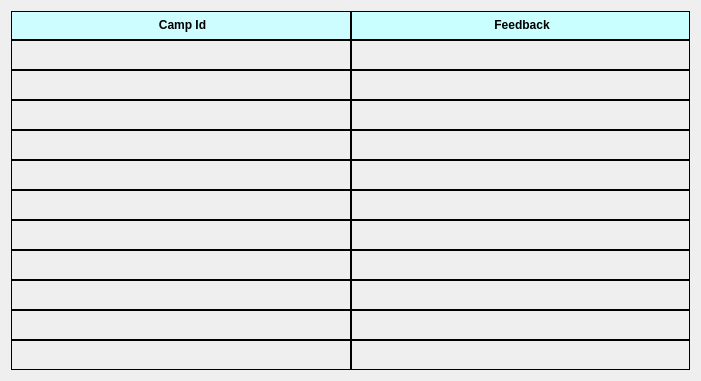
   <widget class="QWidget" name="layoutWidget_2">
    <property name="geometry">
     <rect>
      <x>950</x>
      <y>460</y>
      <width>701</width>
      <height>381</height>
     </rect>
    </property>
    <layout class="QGridLayout" name="gridLayout_4">
     <property name="spacing">
      <number>0</number>
     </property>
     <item row="0" column="1">
      <widget class="QLabel" name="label_14">
       <property name="minimumSize">
        <size>
         <width>100</width>
         <height>0</height>
        </size>
       </property>
       <property name="palette">
        <palette>
         <active>
          <colorrole role="WindowText">
           <brush brushstyle="SolidPattern">
            <color alpha="255">
             <red>0</red>
             <green>0</green>
             <blue>0</blue>
            </color>
           </brush>
          </colorrole>
          <colorrole role="Button">
           <brush brushstyle="SolidPattern">
            <color alpha="255">
             <red>202</red>
             <green>255</green>
             <blue>255</blue>
            </color>
           </brush>
          </colorrole>
          <colorrole role="Light">
           <brush brushstyle="SolidPattern">
            <color alpha="255">
             <red>255</red>
             <green>255</green>
             <blue>255</blue>
            </color>
           </brush>
          </colorrole>
          <colorrole role="Midlight">
           <brush brushstyle="SolidPattern">
            <color alpha="255">
             <red>228</red>
             <green>255</green>
             <blue>255</blue>
            </color>
           </brush>
          </colorrole>
          <colorrole role="Dark">
           <brush brushstyle="SolidPattern">
            <color alpha="255">
             <red>101</red>
             <green>127</green>
             <blue>127</blue>
            </color>
           </brush>
          </colorrole>
          <colorrole role="Mid">
           <brush brushstyle="SolidPattern">
            <color alpha="255">
             <red>135</red>
             <green>170</green>
             <blue>170</blue>
            </color>
           </brush>
          </colorrole>
          <colorrole role="Text">
           <brush brushstyle="SolidPattern">
            <color alpha="255">
             <red>0</red>
             <green>0</green>
             <blue>0</blue>
            </color>
           </brush>
          </colorrole>
          <colorrole role="BrightText">
           <brush brushstyle="SolidPattern">
            <color alpha="255">
             <red>255</red>
             <green>255</green>
             <blue>255</blue>
            </color>
           </brush>
          </colorrole>
          <colorrole role="ButtonText">
           <brush brushstyle="SolidPattern">
            <color alpha="255">
             <red>0</red>
             <green>0</green>
             <blue>0</blue>
            </color>
           </brush>
          </colorrole>
          <colorrole role="Base">
           <brush brushstyle="SolidPattern">
            <color alpha="255">
             <red>255</red>
             <green>255</green>
             <blue>255</blue>
            </color>
           </brush>
          </colorrole>
          <colorrole role="Window">
           <brush brushstyle="SolidPattern">
            <color alpha="255">
             <red>202</red>
             <green>255</green>
             <blue>255</blue>
            </color>
           </brush>
          </colorrole>
          <colorrole role="Shadow">
           <brush brushstyle="SolidPattern">
            <color alpha="255">
             <red>0</red>
             <green>0</green>
             <blue>0</blue>
            </color>
           </brush>
          </colorrole>
          <colorrole role="AlternateBase">
           <brush brushstyle="SolidPattern">
            <color alpha="255">
             <red>228</red>
             <green>255</green>
             <blue>255</blue>
            </color>
           </brush>
          </colorrole>
          <colorrole role="ToolTipBase">
           <brush brushstyle="SolidPattern">
            <color alpha="255">
             <red>255</red>
             <green>255</green>
             <blue>220</blue>
            </color>
           </brush>
          </colorrole>
          <colorrole role="ToolTipText">
           <brush brushstyle="SolidPattern">
            <color alpha="255">
             <red>0</red>
             <green>0</green>
             <blue>0</blue>
            </color>
           </brush>
          </colorrole>
         </active>
         <inactive>
          <colorrole role="WindowText">
           <brush brushstyle="SolidPattern">
            <color alpha="255">
             <red>0</red>
             <green>0</green>
             <blue>0</blue>
            </color>
           </brush>
          </colorrole>
          <colorrole role="Button">
           <brush brushstyle="SolidPattern">
            <color alpha="255">
             <red>202</red>
             <green>255</green>
             <blue>255</blue>
            </color>
           </brush>
          </colorrole>
          <colorrole role="Light">
           <brush brushstyle="SolidPattern">
            <color alpha="255">
             <red>255</red>
             <green>255</green>
             <blue>255</blue>
            </color>
           </brush>
          </colorrole>
          <colorrole role="Midlight">
           <brush brushstyle="SolidPattern">
            <color alpha="255">
             <red>228</red>
             <green>255</green>
             <blue>255</blue>
            </color>
           </brush>
          </colorrole>
          <colorrole role="Dark">
           <brush brushstyle="SolidPattern">
            <color alpha="255">
             <red>101</red>
             <green>127</green>
             <blue>127</blue>
            </color>
           </brush>
          </colorrole>
          <colorrole role="Mid">
           <brush brushstyle="SolidPattern">
            <color alpha="255">
             <red>135</red>
             <green>170</green>
             <blue>170</blue>
            </color>
           </brush>
          </colorrole>
          <colorrole role="Text">
           <brush brushstyle="SolidPattern">
            <color alpha="255">
             <red>0</red>
             <green>0</green>
             <blue>0</blue>
            </color>
           </brush>
          </colorrole>
          <colorrole role="BrightText">
           <brush brushstyle="SolidPattern">
            <color alpha="255">
             <red>255</red>
             <green>255</green>
             <blue>255</blue>
            </color>
           </brush>
          </colorrole>
          <colorrole role="ButtonText">
           <brush brushstyle="SolidPattern">
            <color alpha="255">
             <red>0</red>
             <green>0</green>
             <blue>0</blue>
            </color>
           </brush>
          </colorrole>
          <colorrole role="Base">
           <brush brushstyle="SolidPattern">
            <color alpha="255">
             <red>255</red>
             <green>255</green>
             <blue>255</blue>
            </color>
           </brush>
          </colorrole>
          <colorrole role="Window">
           <brush brushstyle="SolidPattern">
            <color alpha="255">
             <red>202</red>
             <green>255</green>
             <blue>255</blue>
            </color>
           </brush>
          </colorrole>
          <colorrole role="Shadow">
           <brush brushstyle="SolidPattern">
            <color alpha="255">
             <red>0</red>
             <green>0</green>
             <blue>0</blue>
            </color>
           </brush>
          </colorrole>
          <colorrole role="AlternateBase">
           <brush brushstyle="SolidPattern">
            <color alpha="255">
             <red>228</red>
             <green>255</green>
             <blue>255</blue>
            </color>
           </brush>
          </colorrole>
          <colorrole role="ToolTipBase">
           <brush brushstyle="SolidPattern">
            <color alpha="255">
             <red>255</red>
             <green>255</green>
             <blue>220</blue>
            </color>
           </brush>
          </colorrole>
          <colorrole role="ToolTipText">
           <brush brushstyle="SolidPattern">
            <color alpha="255">
             <red>0</red>
             <green>0</green>
             <blue>0</blue>
            </color>
           </brush>
          </colorrole>
         </inactive>
         <disabled>
          <colorrole role="WindowText">
           <brush brushstyle="SolidPattern">
            <color alpha="255">
             <red>101</red>
             <green>127</green>
             <blue>127</blue>
            </color>
           </brush>
          </colorrole>
          <colorrole role="Button">
           <brush brushstyle="SolidPattern">
            <color alpha="255">
             <red>202</red>
             <green>255</green>
             <blue>255</blue>
            </color>
           </brush>
          </colorrole>
          <colorrole role="Light">
           <brush brushstyle="SolidPattern">
            <color alpha="255">
             <red>255</red>
             <green>255</green>
             <blue>255</blue>
            </color>
           </brush>
          </colorrole>
          <colorrole role="Midlight">
           <brush brushstyle="SolidPattern">
            <color alpha="255">
             <red>228</red>
             <green>255</green>
             <blue>255</blue>
            </color>
           </brush>
          </colorrole>
          <colorrole role="Dark">
           <brush brushstyle="SolidPattern">
            <color alpha="255">
             <red>101</red>
             <green>127</green>
             <blue>127</blue>
            </color>
           </brush>
          </colorrole>
          <colorrole role="Mid">
           <brush brushstyle="SolidPattern">
            <color alpha="255">
             <red>135</red>
             <green>170</green>
             <blue>170</blue>
            </color>
           </brush>
          </colorrole>
          <colorrole role="Text">
           <brush brushstyle="SolidPattern">
            <color alpha="255">
             <red>101</red>
             <green>127</green>
             <blue>127</blue>
            </color>
           </brush>
          </colorrole>
          <colorrole role="BrightText">
           <brush brushstyle="SolidPattern">
            <color alpha="255">
             <red>255</red>
             <green>255</green>
             <blue>255</blue>
            </color>
           </brush>
          </colorrole>
          <colorrole role="ButtonText">
           <brush brushstyle="SolidPattern">
            <color alpha="255">
             <red>101</red>
             <green>127</green>
             <blue>127</blue>
            </color>
           </brush>
          </colorrole>
          <colorrole role="Base">
           <brush brushstyle="SolidPattern">
            <color alpha="255">
             <red>202</red>
             <green>255</green>
             <blue>255</blue>
            </color>
           </brush>
          </colorrole>
          <colorrole role="Window">
           <brush brushstyle="SolidPattern">
            <color alpha="255">
             <red>202</red>
             <green>255</green>
             <blue>255</blue>
            </color>
           </brush>
          </colorrole>
          <colorrole role="Shadow">
           <brush brushstyle="SolidPattern">
            <color alpha="255">
             <red>0</red>
             <green>0</green>
             <blue>0</blue>
            </color>
           </brush>
          </colorrole>
          <colorrole role="AlternateBase">
           <brush brushstyle="SolidPattern">
            <color alpha="255">
             <red>202</red>
             <green>255</green>
             <blue>255</blue>
            </color>
           </brush>
          </colorrole>
          <colorrole role="ToolTipBase">
           <brush brushstyle="SolidPattern">
            <color alpha="255">
             <red>255</red>
             <green>255</green>
             <blue>220</blue>
            </color>
           </brush>
          </colorrole>
          <colorrole role="ToolTipText">
           <brush brushstyle="SolidPattern">
            <color alpha="255">
             <red>0</red>
             <green>0</green>
             <blue>0</blue>
            </color>
           </brush>
          </colorrole>
         </disabled>
        </palette>
       </property>
       <property name="autoFillBackground">
        <bool>true</bool>
       </property>
       <property name="frameShape">
        <enum>QFrame::Box</enum>
       </property>
       <property name="text">
        <string>&lt;html&gt;&lt;head/&gt;&lt;body&gt;&lt;p align=&quot;center&quot;&gt;&lt;span style=&quot; font-weight:600;&quot;&gt;Feedback&lt;/span&gt;&lt;/p&gt;&lt;/body&gt;&lt;/html&gt;</string>
       </property>
      </widget>
     </item>
     <item row="5" column="0">
      <widget class="QLabel" name="label_blank14_2">
       <property name="frameShape">
        <enum>QFrame::Box</enum>
       </property>
       <property name="text">
        <string>&lt;html&gt;&lt;head/&gt;&lt;body&gt;&lt;p align=&quot;center&quot;&gt;&lt;br/&gt;&lt;/p&gt;&lt;/body&gt;&lt;/html&gt;</string>
       </property>
      </widget>
     </item>
     <item row="10" column="1">
      <widget class="QLabel" name="label_blank11_4">
       <property name="minimumSize">
        <size>
         <width>100</width>
         <height>0</height>
        </size>
       </property>
       <property name="frameShape">
        <enum>QFrame::Box</enum>
       </property>
       <property name="text">
        <string/>
       </property>
      </widget>
     </item>
     <item row="1" column="0">
      <widget class="QLabel" name="label_blank10_4">
       <property name="frameShape">
        <enum>QFrame::Box</enum>
       </property>
       <property name="text">
        <string>&lt;html&gt;&lt;head/&gt;&lt;body&gt;&lt;p align=&quot;center&quot;&gt;&lt;br/&gt;&lt;/p&gt;&lt;/body&gt;&lt;/html&gt;</string>
       </property>
      </widget>
     </item>
     <item row="2" column="1">
      <widget class="QLabel" name="label_blank11_5">
       <property name="minimumSize">
        <size>
         <width>100</width>
         <height>0</height>
        </size>
       </property>
       <property name="frameShape">
        <enum>QFrame::Box</enum>
       </property>
       <property name="text">
        <string/>
       </property>
      </widget>
     </item>
     <item row="6" column="0">
      <widget class="QLabel" name="label_blank15_2">
       <property name="frameShape">
        <enum>QFrame::Box</enum>
       </property>
       <property name="text">
        <string>&lt;html&gt;&lt;head/&gt;&lt;body&gt;&lt;p align=&quot;center&quot;&gt;&lt;br/&gt;&lt;/p&gt;&lt;/body&gt;&lt;/html&gt;</string>
       </property>
      </widget>
     </item>
     <item row="4" column="1">
      <widget class="QLabel" name="label_blank13_2">
       <property name="minimumSize">
        <size>
         <width>100</width>
         <height>0</height>
        </size>
       </property>
       <property name="frameShape">
        <enum>QFrame::Box</enum>
       </property>
       <property name="text">
        <string/>
       </property>
      </widget>
     </item>
     <item row="7" column="0">
      <widget class="QLabel" name="label_blank16_2">
       <property name="frameShape">
        <enum>QFrame::Box</enum>
       </property>
       <property name="text">
        <string>&lt;html&gt;&lt;head/&gt;&lt;body&gt;&lt;p align=&quot;center&quot;&gt;&lt;br/&gt;&lt;/p&gt;&lt;/body&gt;&lt;/html&gt;</string>
       </property>
      </widget>
     </item>
     <item row="10" column="0">
      <widget class="QLabel" name="label_blank11_6">
       <property name="frameShape">
        <enum>QFrame::Box</enum>
       </property>
       <property name="text">
        <string>&lt;html&gt;&lt;head/&gt;&lt;body&gt;&lt;p align=&quot;center&quot;&gt;&lt;br/&gt;&lt;/p&gt;&lt;/body&gt;&lt;/html&gt;</string>
       </property>
      </widget>
     </item>
     <item row="5" column="1">
      <widget class="QLabel" name="label_blank14_3">
       <property name="minimumSize">
        <size>
         <width>100</width>
         <height>0</height>
        </size>
       </property>
       <property name="frameShape">
        <enum>QFrame::Box</enum>
       </property>
       <property name="text">
        <string/>
       </property>
      </widget>
     </item>
     <item row="9" column="1">
      <widget class="QLabel" name="label_blank10_5">
       <property name="minimumSize">
        <size>
         <width>100</width>
         <height>0</height>
        </size>
       </property>
       <property name="frameShape">
        <enum>QFrame::Box</enum>
       </property>
       <property name="text">
        <string/>
       </property>
      </widget>
     </item>
     <item row="11" column="1">
      <widget class="QLabel" name="label_blank12_4">
       <property name="minimumSize">
        <size>
         <width>100</width>
         <height>0</height>
        </size>
       </property>
       <property name="frameShape">
        <enum>QFrame::Box</enum>
       </property>
       <property name="text">
        <string/>
       </property>
      </widget>
     </item>
     <item row="8" column="1">
      <widget class="QLabel" name="label_blank17_2">
       <property name="minimumSize">
        <size>
         <width>100</width>
         <height>0</height>
        </size>
       </property>
       <property name="frameShape">
        <enum>QFrame::Box</enum>
       </property>
       <property name="text">
        <string/>
       </property>
      </widget>
     </item>
     <item row="2" column="0">
      <widget class="QLabel" name="label_blank11_7">
       <property name="frameShape">
        <enum>QFrame::Box</enum>
       </property>
       <property name="text">
        <string>&lt;html&gt;&lt;head/&gt;&lt;body&gt;&lt;p align=&quot;center&quot;&gt;&lt;br/&gt;&lt;/p&gt;&lt;/body&gt;&lt;/html&gt;</string>
       </property>
      </widget>
     </item>
     <item row="4" column="0">
      <widget class="QLabel" name="label_blank13_3">
       <property name="frameShape">
        <enum>QFrame::Box</enum>
       </property>
       <property name="text">
        <string>&lt;html&gt;&lt;head/&gt;&lt;body&gt;&lt;p align=&quot;center&quot;&gt;&lt;br/&gt;&lt;/p&gt;&lt;/body&gt;&lt;/html&gt;</string>
       </property>
      </widget>
     </item>
     <item row="6" column="1">
      <widget class="QLabel" name="label_blank15_3">
       <property name="minimumSize">
        <size>
         <width>100</width>
         <height>0</height>
        </size>
       </property>
       <property name="frameShape">
        <enum>QFrame::Box</enum>
       </property>
       <property name="text">
        <string/>
       </property>
      </widget>
     </item>
     <item row="3" column="0">
      <widget class="QLabel" name="label_blank12_5">
       <property name="frameShape">
        <enum>QFrame::Box</enum>
       </property>
       <property name="text">
        <string>&lt;html&gt;&lt;head/&gt;&lt;body&gt;&lt;p align=&quot;center&quot;&gt;&lt;br/&gt;&lt;/p&gt;&lt;/body&gt;&lt;/html&gt;</string>
       </property>
      </widget>
     </item>
     <item row="9" column="0">
      <widget class="QLabel" name="label_blank10_7">
       <property name="frameShape">
        <enum>QFrame::Box</enum>
       </property>
       <property name="text">
        <string>&lt;html&gt;&lt;head/&gt;&lt;body&gt;&lt;p align=&quot;center&quot;&gt;&lt;br/&gt;&lt;/p&gt;&lt;/body&gt;&lt;/html&gt;</string>
       </property>
      </widget>
     </item>
     <item row="1" column="1">
      <widget class="QLabel" name="label_blank10_6">
       <property name="minimumSize">
        <size>
         <width>100</width>
         <height>0</height>
        </size>
       </property>
       <property name="frameShape">
        <enum>QFrame::Box</enum>
       </property>
       <property name="text">
        <string/>
       </property>
      </widget>
     </item>
     <item row="7" column="1">
      <widget class="QLabel" name="label_blank16_3">
       <property name="minimumSize">
        <size>
         <width>100</width>
         <height>0</height>
        </size>
       </property>
       <property name="frameShape">
        <enum>QFrame::Box</enum>
       </property>
       <property name="text">
        <string/>
       </property>
      </widget>
     </item>
     <item row="3" column="1">
      <widget class="QLabel" name="label_blank12_6">
       <property name="minimumSize">
        <size>
         <width>100</width>
         <height>0</height>
        </size>
       </property>
       <property name="frameShape">
        <enum>QFrame::Box</enum>
       </property>
       <property name="text">
        <string/>
       </property>
      </widget>
     </item>
     <item row="8" column="0">
      <widget class="QLabel" name="label_blank17_3">
       <property name="frameShape">
        <enum>QFrame::Box</enum>
       </property>
       <property name="text">
        <string>&lt;html&gt;&lt;head/&gt;&lt;body&gt;&lt;p align=&quot;center&quot;&gt;&lt;br/&gt;&lt;/p&gt;&lt;/body&gt;&lt;/html&gt;</string>
       </property>
      </widget>
     </item>
     <item row="11" column="0">
      <widget class="QLabel" name="label_blank12_7">
       <property name="frameShape">
        <enum>QFrame::Box</enum>
       </property>
       <property name="text">
        <string>&lt;html&gt;&lt;head/&gt;&lt;body&gt;&lt;p align=&quot;center&quot;&gt;&lt;br/&gt;&lt;/p&gt;&lt;/body&gt;&lt;/html&gt;</string>
       </property>
      </widget>
     </item>
     <item row="0" column="0">
      <widget class="QLabel" name="label_15">
       <property name="palette">
        <palette>
         <active>
          <colorrole role="WindowText">
           <brush brushstyle="SolidPattern">
            <color alpha="255">
             <red>0</red>
             <green>0</green>
             <blue>0</blue>
            </color>
           </brush>
          </colorrole>
          <colorrole role="Button">
           <brush brushstyle="SolidPattern">
            <color alpha="255">
             <red>205</red>
             <green>253</green>
             <blue>255</blue>
            </color>
           </brush>
          </colorrole>
          <colorrole role="Light">
           <brush brushstyle="SolidPattern">
            <color alpha="255">
             <red>255</red>
             <green>255</green>
             <blue>255</blue>
            </color>
           </brush>
          </colorrole>
          <colorrole role="Midlight">
           <brush brushstyle="SolidPattern">
            <color alpha="255">
             <red>230</red>
             <green>254</green>
             <blue>255</blue>
            </color>
           </brush>
          </colorrole>
          <colorrole role="Dark">
           <brush brushstyle="SolidPattern">
            <color alpha="255">
             <red>102</red>
             <green>126</green>
             <blue>127</blue>
            </color>
           </brush>
          </colorrole>
          <colorrole role="Mid">
           <brush brushstyle="SolidPattern">
            <color alpha="255">
             <red>137</red>
             <green>169</green>
             <blue>170</blue>
            </color>
           </brush>
          </colorrole>
          <colorrole role="Text">
           <brush brushstyle="SolidPattern">
            <color alpha="255">
             <red>0</red>
             <green>0</green>
             <blue>0</blue>
            </color>
           </brush>
          </colorrole>
          <colorrole role="BrightText">
           <brush brushstyle="SolidPattern">
            <color alpha="255">
             <red>255</red>
             <green>255</green>
             <blue>255</blue>
            </color>
           </brush>
          </colorrole>
          <colorrole role="ButtonText">
           <brush brushstyle="SolidPattern">
            <color alpha="255">
             <red>0</red>
             <green>0</green>
             <blue>0</blue>
            </color>
           </brush>
          </colorrole>
          <colorrole role="Base">
           <brush brushstyle="SolidPattern">
            <color alpha="255">
             <red>255</red>
             <green>255</green>
             <blue>255</blue>
            </color>
           </brush>
          </colorrole>
          <colorrole role="Window">
           <brush brushstyle="SolidPattern">
            <color alpha="255">
             <red>205</red>
             <green>253</green>
             <blue>255</blue>
            </color>
           </brush>
          </colorrole>
          <colorrole role="Shadow">
           <brush brushstyle="SolidPattern">
            <color alpha="255">
             <red>0</red>
             <green>0</green>
             <blue>0</blue>
            </color>
           </brush>
          </colorrole>
          <colorrole role="AlternateBase">
           <brush brushstyle="SolidPattern">
            <color alpha="255">
             <red>230</red>
             <green>254</green>
             <blue>255</blue>
            </color>
           </brush>
          </colorrole>
          <colorrole role="ToolTipBase">
           <brush brushstyle="SolidPattern">
            <color alpha="255">
             <red>255</red>
             <green>255</green>
             <blue>220</blue>
            </color>
           </brush>
          </colorrole>
          <colorrole role="ToolTipText">
           <brush brushstyle="SolidPattern">
            <color alpha="255">
             <red>0</red>
             <green>0</green>
             <blue>0</blue>
            </color>
           </brush>
          </colorrole>
         </active>
         <inactive>
          <colorrole role="WindowText">
           <brush brushstyle="SolidPattern">
            <color alpha="255">
             <red>0</red>
             <green>0</green>
             <blue>0</blue>
            </color>
           </brush>
          </colorrole>
          <colorrole role="Button">
           <brush brushstyle="SolidPattern">
            <color alpha="255">
             <red>205</red>
             <green>253</green>
             <blue>255</blue>
            </color>
           </brush>
          </colorrole>
          <colorrole role="Light">
           <brush brushstyle="SolidPattern">
            <color alpha="255">
             <red>255</red>
             <green>255</green>
             <blue>255</blue>
            </color>
           </brush>
          </colorrole>
          <colorrole role="Midlight">
           <brush brushstyle="SolidPattern">
            <color alpha="255">
             <red>230</red>
             <green>254</green>
             <blue>255</blue>
            </color>
           </brush>
          </colorrole>
          <colorrole role="Dark">
           <brush brushstyle="SolidPattern">
            <color alpha="255">
             <red>102</red>
             <green>126</green>
             <blue>127</blue>
            </color>
           </brush>
          </colorrole>
          <colorrole role="Mid">
           <brush brushstyle="SolidPattern">
            <color alpha="255">
             <red>137</red>
             <green>169</green>
             <blue>170</blue>
            </color>
           </brush>
          </colorrole>
          <colorrole role="Text">
           <brush brushstyle="SolidPattern">
            <color alpha="255">
             <red>0</red>
             <green>0</green>
             <blue>0</blue>
            </color>
           </brush>
          </colorrole>
          <colorrole role="BrightText">
           <brush brushstyle="SolidPattern">
            <color alpha="255">
             <red>255</red>
             <green>255</green>
             <blue>255</blue>
            </color>
           </brush>
          </colorrole>
          <colorrole role="ButtonText">
           <brush brushstyle="SolidPattern">
            <color alpha="255">
             <red>0</red>
             <green>0</green>
             <blue>0</blue>
            </color>
           </brush>
          </colorrole>
          <colorrole role="Base">
           <brush brushstyle="SolidPattern">
            <color alpha="255">
             <red>255</red>
             <green>255</green>
             <blue>255</blue>
            </color>
           </brush>
          </colorrole>
          <colorrole role="Window">
           <brush brushstyle="SolidPattern">
            <color alpha="255">
             <red>205</red>
             <green>253</green>
             <blue>255</blue>
            </color>
           </brush>
          </colorrole>
          <colorrole role="Shadow">
           <brush brushstyle="SolidPattern">
            <color alpha="255">
             <red>0</red>
             <green>0</green>
             <blue>0</blue>
            </color>
           </brush>
          </colorrole>
          <colorrole role="AlternateBase">
           <brush brushstyle="SolidPattern">
            <color alpha="255">
             <red>230</red>
             <green>254</green>
             <blue>255</blue>
            </color>
           </brush>
          </colorrole>
          <colorrole role="ToolTipBase">
           <brush brushstyle="SolidPattern">
            <color alpha="255">
             <red>255</red>
             <green>255</green>
             <blue>220</blue>
            </color>
           </brush>
          </colorrole>
          <colorrole role="ToolTipText">
           <brush brushstyle="SolidPattern">
            <color alpha="255">
             <red>0</red>
             <green>0</green>
             <blue>0</blue>
            </color>
           </brush>
          </colorrole>
         </inactive>
         <disabled>
          <colorrole role="WindowText">
           <brush brushstyle="SolidPattern">
            <color alpha="255">
             <red>102</red>
             <green>126</green>
             <blue>127</blue>
            </color>
           </brush>
          </colorrole>
          <colorrole role="Button">
           <brush brushstyle="SolidPattern">
            <color alpha="255">
             <red>205</red>
             <green>253</green>
             <blue>255</blue>
            </color>
           </brush>
          </colorrole>
          <colorrole role="Light">
           <brush brushstyle="SolidPattern">
            <color alpha="255">
             <red>255</red>
             <green>255</green>
             <blue>255</blue>
            </color>
           </brush>
          </colorrole>
          <colorrole role="Midlight">
           <brush brushstyle="SolidPattern">
            <color alpha="255">
             <red>230</red>
             <green>254</green>
             <blue>255</blue>
            </color>
           </brush>
          </colorrole>
          <colorrole role="Dark">
           <brush brushstyle="SolidPattern">
            <color alpha="255">
             <red>102</red>
             <green>126</green>
             <blue>127</blue>
            </color>
           </brush>
          </colorrole>
          <colorrole role="Mid">
           <brush brushstyle="SolidPattern">
            <color alpha="255">
             <red>137</red>
             <green>169</green>
             <blue>170</blue>
            </color>
           </brush>
          </colorrole>
          <colorrole role="Text">
           <brush brushstyle="SolidPattern">
            <color alpha="255">
             <red>102</red>
             <green>126</green>
             <blue>127</blue>
            </color>
           </brush>
          </colorrole>
          <colorrole role="BrightText">
           <brush brushstyle="SolidPattern">
            <color alpha="255">
             <red>255</red>
             <green>255</green>
             <blue>255</blue>
            </color>
           </brush>
          </colorrole>
          <colorrole role="ButtonText">
           <brush brushstyle="SolidPattern">
            <color alpha="255">
             <red>102</red>
             <green>126</green>
             <blue>127</blue>
            </color>
           </brush>
          </colorrole>
          <colorrole role="Base">
           <brush brushstyle="SolidPattern">
            <color alpha="255">
             <red>205</red>
             <green>253</green>
             <blue>255</blue>
            </color>
           </brush>
          </colorrole>
          <colorrole role="Window">
           <brush brushstyle="SolidPattern">
            <color alpha="255">
             <red>205</red>
             <green>253</green>
             <blue>255</blue>
            </color>
           </brush>
          </colorrole>
          <colorrole role="Shadow">
           <brush brushstyle="SolidPattern">
            <color alpha="255">
             <red>0</red>
             <green>0</green>
             <blue>0</blue>
            </color>
           </brush>
          </colorrole>
          <colorrole role="AlternateBase">
           <brush brushstyle="SolidPattern">
            <color alpha="255">
             <red>205</red>
             <green>253</green>
             <blue>255</blue>
            </color>
           </brush>
          </colorrole>
          <colorrole role="ToolTipBase">
           <brush brushstyle="SolidPattern">
            <color alpha="255">
             <red>255</red>
             <green>255</green>
             <blue>220</blue>
            </color>
           </brush>
          </colorrole>
          <colorrole role="ToolTipText">
           <brush brushstyle="SolidPattern">
            <color alpha="255">
             <red>0</red>
             <green>0</green>
             <blue>0</blue>
            </color>
           </brush>
          </colorrole>
         </disabled>
        </palette>
       </property>
       <property name="autoFillBackground">
        <bool>true</bool>
       </property>
       <property name="frameShape">
        <enum>QFrame::Box</enum>
       </property>
       <property name="text">
        <string>&lt;html&gt;&lt;head/&gt;&lt;body&gt;&lt;p align=&quot;center&quot;&gt;&lt;span style=&quot; font-weight:600;&quot;&gt;Camp Id&lt;/span&gt;&lt;/p&gt;&lt;/body&gt;&lt;/html&gt;</string>
       </property>
      </widget>
     </item>
    </layout>
   </widget>
